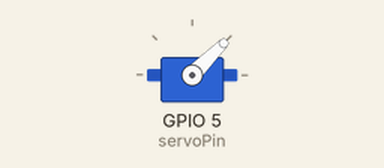
Simulated run of this sketch. Board: ESP32. On the bench: servo.

Above: at 0.05 s.
At 2.25 s:
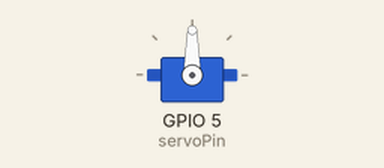
At 4.5 s:
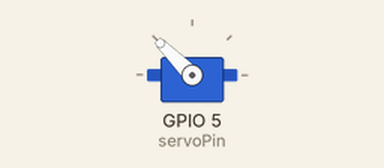
Timing chart, 0 to 5.9 s (numbered marks = the images above):
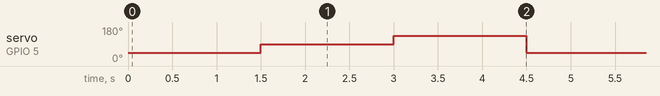

The sketch:

Listing13_Table2_left.ino
```cpp
/*******************************************************************************
 * Sketch name: Servo motor control
 * Description: Table 13-2 with ESP32Servo
 * Created on:  February 2023
 * Author:      Neil Cameron
 * Book:        ESP32 Communication
 * Chapter :    13 - Remote control motors
 ******************************************************************************/

#include <ESP32Servo.h>
Servo servo;
int servoPin = 5;
int angle, pulse, freq = 50;
int low = 350, high = 2150;

void setup()
{
  servo.attach(servoPin, low, high);
  servo.setPeriodHertz(freq);
}

void loop()
{
  for (int i=1; i<4; i++)
  {
    angle = 45*i;
    pulse = low + (high-low)*angle/180;
    servo.write(angle);
    delay(500);
    servo.writeMicroseconds(pulse);
    delay(1000);
  }
}
```

Measured:
- by itself, servo on GPIO 5 (servoPin): repeats every 4.5 s: 135° 1.5 s, 45° 1.5 s, 90° 1.5 s
